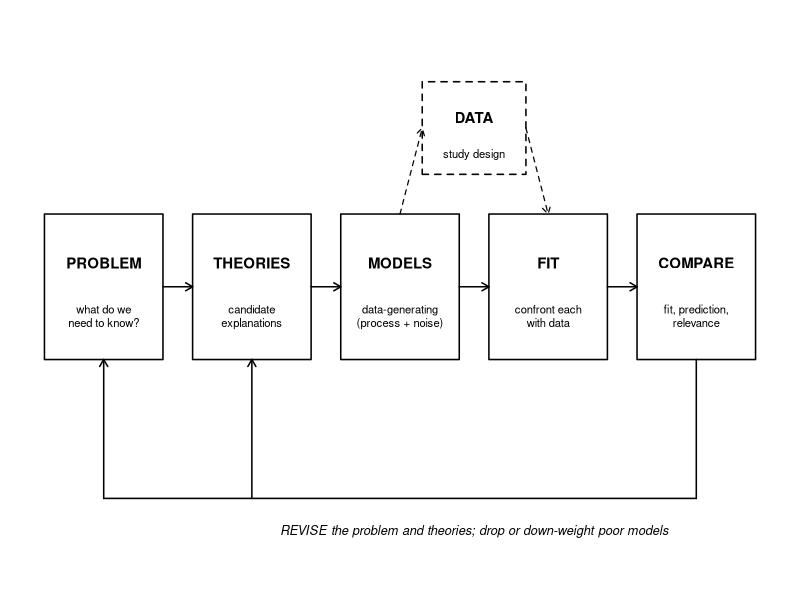
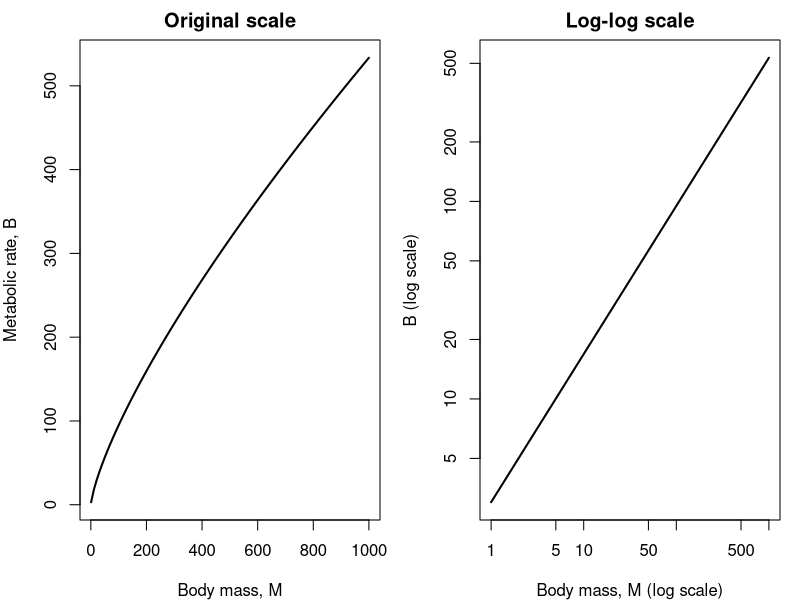

The R script that drew these images, in order: (Note: this script raises an error after producing the figures.)
## ---- chunk 1
knitr::opts_chunk$set(echo = TRUE, warning = FALSE, message = FALSE,
                      fig.width = 7, fig.height = 4.5, fig.align = "center")

widget <- function(file) htmltools::includeHTML(file.path("widgets", file))
f2 <- function(v) formatC(round(v, 2) + 0, format = "f", digits = 2)
f3 <- function(v) formatC(v, format = "f", digits = 3)
## ---- chunk 2
# scientific workflow schematic; 'highlight' shades one box
draw_workflow <- function(highlight = NULL, cex = 0.9) {
  boxes <- c("PROBLEM", "THEORIES", "MODELS", "FIT", "COMPARE")
  subs <- c("what do we\nneed to know?", "candidate\nexplanations",
            "data-generating\n(process + noise)", "confront each\nwith data",
            "fit, prediction,\nrelevance")
  x <- seq(1, 9, by = 2)
  y <- 2
  w <- 0.8
  h <- 0.55
  shade <- function(lab) if (!is.null(highlight) && lab == highlight) "lightskyblue1" else "white"
  par(mar = c(0, 0, 0, 0))
  plot(NA, xlim = c(0, 10), ylim = c(-0.2, 4), axes = FALSE, xlab = "", ylab = "")
  for (i in seq_along(boxes)) {
    rect(x[i] - w, y - h, x[i] + w, y + h, col = shade(boxes[i]), lwd = 1.5)
    text(x[i], y + 0.18, boxes[i], font = 2, cex = cex)
    text(x[i], y - 0.22, subs[i], cex = cex * 0.75)
  }
  arrows(x[-5] + w, y, x[-1] - w, y, length = 0.08, lwd = 1.5)
  rect(6 - 0.7, 3.2 - 0.35, 6 + 0.7, 3.2 + 0.35, lty = 2, lwd = 1.5)
  text(6, 3.28, "DATA", font = 2, cex = cex)
  text(6, 3.0, "study design", cex = cex * 0.75)
  arrows(x[3], y + h, 6 - 0.7, 3.2, length = 0.08, lty = 2, lwd = 1.2)
  arrows(6 + 0.7, 3.2, x[4], y + h, length = 0.08, lty = 2, lwd = 1.2)
  segments(x[5], y - h, x[5], 0.4, lwd = 1.5)
  segments(x[5], 0.4, x[1], 0.4, lwd = 1.5)
  arrows(x[c(1, 2)], 0.4, x[c(1, 2)], y - h, length = 0.08, lwd = 1.5)
  text(6, 0.15, "REVISE the problem and theories; drop or down-weight poor models",
       cex = cex * 0.85, font = 3)
}
## ---- chunk 3
draw_workflow()
## ---- chunk 4
log(550 / 100) / 8
## ---- chunk 5
fprime <- D(quote((4 * x^2 - 3 * x)^5), "x")
fprime
eval(fprime, list(x = 1))
## ---- chunk 6
integrate(function(t) 4 * t, lower = 0, upper = 5)
## ---- chunk 7
set.seed(1)
kids <- matrix(sample(c("G", "B"), 2e5, replace = TRUE), ncol = 2)
at_least_one <- kids[, 1] == "G" | kids[, 2] == "G"
both <- kids[, 1] == "G" & kids[, 2] == "G"
mean(both[at_least_one])
## ---- chunk 8
site_data <- matrix(c(12, 7, 19, 4, 45, 23, 61, 15), nrow = 4, ncol = 2)
site_data[2]          # the 2nd element, counting down the columns
site_data[, 2]        # the whole 2nd column

values <- c(10, 20, 30, 40)
doubled <- numeric(length(values))
for (i in seq_along(values)) {     # loop over positions 1 to 4, not values 10 to 40
  doubled[i] <- values[i] * 2
}
doubled

get_range <- function(x) {         # braces keep all three lines inside the function
  max_val <- max(x)
  min_val <- min(x)
  max_val - min_val
}
get_range(values)
## ---- chunk 9
log10(2) + log10(50)
log10(500) - log10(5)
c(log10(3^4), 4 * log10(3))
## ---- chunk 10
mass <- c(1, 10, 100, 1000)
rate <- 3 * mass^0.75
data.frame(mass, rate = round(rate, 1), log10_rate = round(log10(rate), 3))

par(mfrow = c(1, 2), mar = c(4, 4, 2, 1))
curve(3 * x^0.75, from = 1, to = 1000, lwd = 2, xlab = "Body mass, M",
      ylab = "Metabolic rate, B", main = "Original scale")
curve(3 * x^0.75, from = 1, to = 1000, lwd = 2, log = "xy",
      xlab = "Body mass, M (log scale)", ylab = "B (log scale)",
      main = "Log-log scale")
## ---- chunk 11
widget("growing_rectangle.html")
## ---- chunk 12
D(quote(x^2 * exp(-x)), "x")
f <- function(x) x^2 * exp(-x)
optimize(f, interval = c(0, 10), maximum = TRUE)$maximum

curve(f(x), from = 0, to = 8, lwd = 2, ylim = c(-0.2, 0.6),
      xlab = "x", ylab = "")
curve(x * (2 - x) * exp(-x), add = TRUE, lty = 2, lwd = 2, col = "steelblue")
abline(h = 0, col = "grey60")
abline(v = 2, lty = 3)
legend("topright", c("f(x)", "f'(x)"), lty = 1:2, lwd = 2,
       col = c("black", "steelblue"), bty = "n")
## ---- chunk 13
widget("accumulation.html")
## ---- chunk 14
integrate(function(t) 0.8 * t, lower = 0, upper = 5)
F <- function(t) 0.4 * t^2
F(5) - F(0)
## ---- chunk 15
draw_workflow("COMPARE")
## ---- chunk 16
lizards <- data.frame(
  mass = c(175, 168, 168, 190, 156, 181, 182, 175, 174, 179,
           185, 169, 173, 173, 188, 186, 175, 174, 179, 180),
  group = rep(c("trtA", "Control"), each = 10)
)
group_means <- tapply(lizards$mass, lizards$group, mean)
group_means
observed_dif <- group_means[["trtA"]] - group_means[["Control"]]
observed_dif
## ---- chunk 17
pop_mean <- 4.5
pop_sd <- 0.9
salmon <- c(3.14, 3.27, 2.56, 3.77, 3.34, 4.32, 3.84, 2.19, 5.24, 3.09)
n <- length(salmon)
sample_mean <- mean(salmon)
sample_mean

hist(salmon, freq = FALSE, breaks = seq(1.5, 7, by = 0.5), col = "grey85",
     xlim = c(1.5, 7), ylim = c(0, 0.6), main = "",
     xlab = "Body mass (kg)")
curve(dnorm(x, pop_mean, pop_sd), add = TRUE, lwd = 2, col = "firebrick")
abline(v = sample_mean, lwd = 3, col = "steelblue")
## ---- chunk 18
pop_se <- pop_sd / sqrt(n)
z <- (sample_mean - pop_mean) / pop_se
p_analytical <- pnorm(sample_mean, mean = pop_mean, sd = pop_se)
c(z = z, p = p_analytical)
## ---- chunk 19
set.seed(746)
n_sims <- 100000
null_means <- numeric(n_sims)
for (i in seq_len(n_sims)) {
  fake_sample <- rnorm(n, mean = pop_mean, sd = pop_sd)
  null_means[i] <- mean(fake_sample)
}
p_simulated <- mean(null_means <= sample_mean)
p_simulated

hist(null_means, breaks = 60, col = "grey85", main = "",
     xlab = "Mean of 10 fish, simulated with no diet effect (kg)",
     xlim = range(c(null_means, sample_mean)))
abline(v = sample_mean, lwd = 3, col = "steelblue")
## ---- chunk 20
set.seed(746)
reps <- 10000
null_difs <- numeric(reps)
for (i in seq_len(reps)) {
  shuffled <- sample(lizards$group)
  null_difs[i] <- mean(lizards$mass[shuffled == "trtA"]) -
    mean(lizards$mass[shuffled == "Control"])
}
p_perm <- mean(abs(null_difs) >= abs(observed_dif))
p_perm

hist(null_difs, breaks = 40, col = "grey85", main = "",
     xlab = "trtA mean minus Control mean, labels shuffled (g)")
abline(v = c(observed_dif, -observed_dif), lwd = 3, col = "steelblue",
       lty = c(1, 2))
## ---- chunk 21
widget("resampling.html")
## ---- chunk 22
permutation_test <- function(value, group, reps = 10000) {
  labels <- unique(group)
  dif <- function(g) mean(value[g == labels[1]]) - mean(value[g == labels[2]])
  observed <- dif(group)
  null_difs <- numeric(reps)
  for (i in seq_len(reps)) {
    null_difs[i] <- dif(sample(group))
  }
  list(observed = observed, p_value = mean(abs(null_difs) >= abs(observed)))
}

set.seed(746)
permutation_test(lizards$mass, lizards$group)
## ---- chunk 23
par(mfrow = c(1, 2), mar = c(4, 4, 1, 1))
plot(Volume ~ Girth, data = trees, pch = 16, col = "firebrick")
plot(Volume ~ Height, data = trees, pch = 16, col = "steelblue")

r_squared <- function(data, response = "Volume") {
  predictors <- setdiff(names(data), response)
  sapply(predictors, function(p) {
    summary(lm(reformulate(p, response), data = data))$r.squared
  })
}
r_squared(trees)
## ---- chunk 24
set.seed(746)
boot_rsq <- t(replicate(2000, {
  rows <- sample.int(nrow(trees), replace = TRUE)
  r_squared(trees[rows, ])
}))
apply(boot_rsq, 2, quantile, probs = c(0.025, 0.975))
